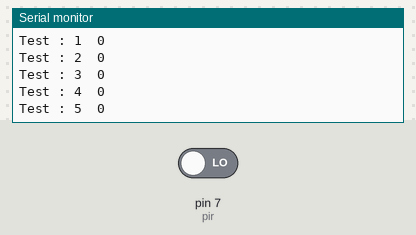
The sketch below on a simulated Arduino Uno, built with avr-gcc and run on an emulated ATmega328P. On the bench: the last lines printed to the serial monitor. The test bench sets the inputs (shaded band); at power-on: pin 7 (pir) LOW.

Above: at 1.3 s.
1.4 s: pin 7 (pir) driven HIGH
At 1.68 s:
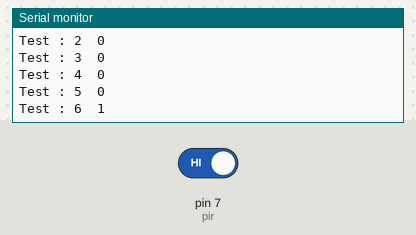
2.9 s: pin 7 (pir) driven LOW
At 3.18 s:
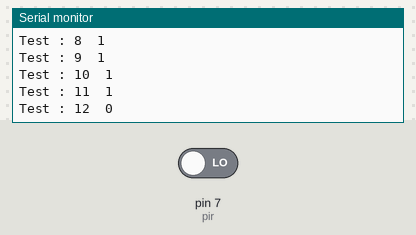
Timing chart, 0 to 5.9 s (numbered marks = the images above; inputs shaded):
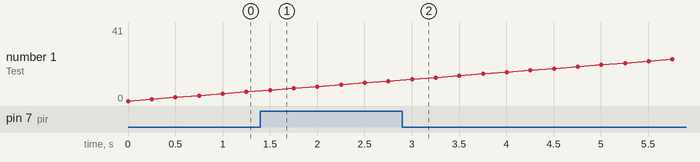

Measured:
- after the input at 1.4 s, the serial monitor: prints a new line after 0.10 s (image 1)
- after the input at 2.9 s, the serial monitor: prints a new line after 0.10 s (image 2)

The sketch:

0506inclass.ino
```cpp
const int pir = 7;


void setup() {
  pinMode(pir, INPUT);
  Serial.begin(9600);
}

void loop() {
  int i = 0;
  while (1){
    Serial.print("Test : ");
    Serial.print(i);
    Serial.print("\t");
    Serial.println(digitalRead(pir));
    i++;
    delay(250);
  }
}
```
